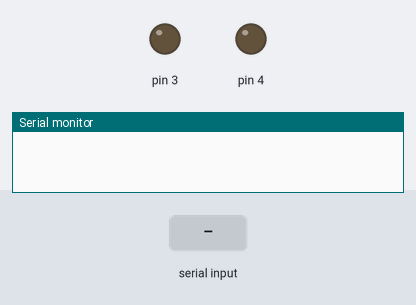
A sketch run on a simulated Arduino Uno, built with avr-gcc and run on an emulated ATmega328P. Shown: output pins drawn as LEDs (lit = HIGH), the last lines printed to the serial monitor. Inputs (shaded band) come from the test bench.

Above: at 1.2 s.
1.3 s: "both switch off" received over the second serial link
At 2.3 s:
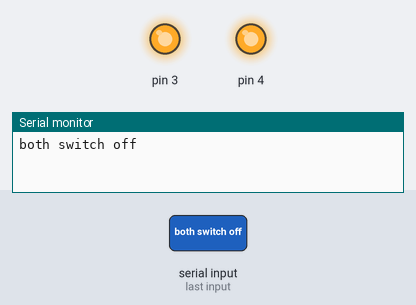
2.9 s: "first switch on" received over the second serial link
At 3.5 s:
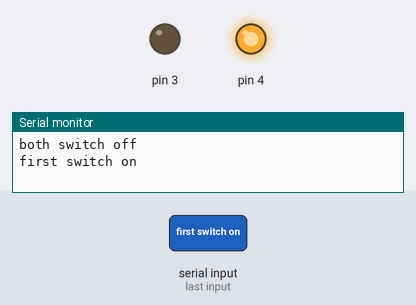
4.5 s: "both switch on" received over the second serial link
At 5.5 s:
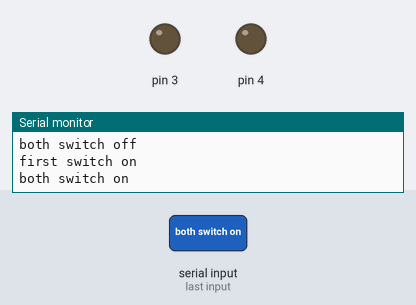
6.1 s: "first switch off" received over the second serial link
At 7.5 s:
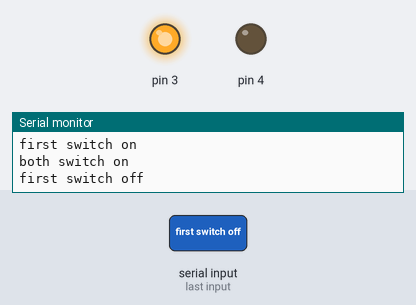
Timing chart, 0 to 8.7 s (numbered marks = the images above; inputs shaded):
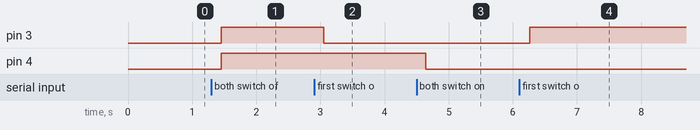

Measured:
- after the input at 1.3 s, pin 3, pin 4: LOW → HIGH after 0.15 s
- after the input at 2.9 s, pin 3: HIGH → LOW after 0.15 s
- after the input at 4.5 s, pin 4: HIGH → LOW after 0.14 s
- after the input at 6.1 s, pin 3: LOW → HIGH after 0.16 s

The sketch:

Voice_Controlled_Extension_Box.ino
```cpp
#include <SoftwareSerial.h>

SoftwareSerial BT(0, 1); //TX, RX respetively
String readvoice;

void setup() {
 BT.begin(9600);
 Serial.begin(9600);
  pinMode(4, OUTPUT);
  pinMode(3, OUTPUT);

}
//-----------------------------------------------------------------------//
void loop() {
  while (BT.available()){  //Check if there is an available byte to read
  delay(10); //Delay added to make thing stable
  char c = BT.read(); //Conduct a serial read
  readvoice += c;
  }
  if (readvoice.length() > 0) {
    Serial.println(readvoice);

  if(readvoice == "both switch on")
  {
    digitalWrite(3, LOW);
    digitalWrite (4, LOW);

    delay(100);
  }

  else if(readvoice == "both switch off")
  {
    digitalWrite(3, HIGH);
    digitalWrite(4, HIGH);

    delay(100);
  }

  else if (readvoice == "first switch on")
  {
    digitalWrite (3, LOW);
   delay (100);

  }

 else if ( readvoice == "second switch on")
 {
   digitalWrite (4, LOW);
    delay(100);
 }

 else if (readvoice == "first switch off")
 {
   digitalWrite (3, HIGH );
   delay (100);
 }
 else if (readvoice == "second switch off")
 {
   digitalWrite (4, HIGH);
   delay (100);
 }


 readvoice="";}} //Reset the variable
```
